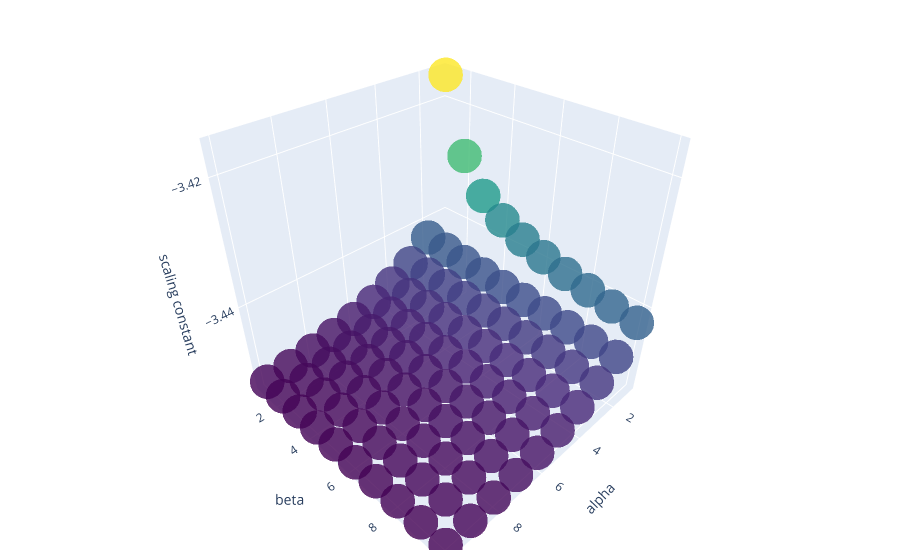

Write notebook code for a chart like this one.
### Code cell
#graph new constant generation method
graph_objects(c2s)
